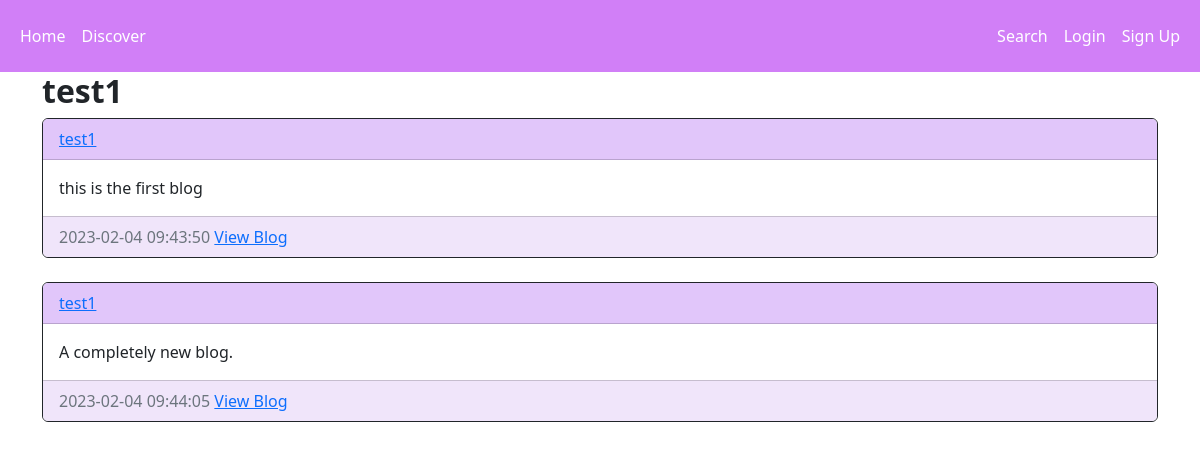
Screenshot of /user/test1/blogs with the database file from the repository.
### application/models.py (models this page shows, shortened)
class User(db.Model, UserMixin):
    __tablename__ = 'user'
    id = db.Column(db.Integer, primary_key=True, autoincrement=True)
    username = db.Column(db.String, unique=True)
    password = db.Column(db.String)
    email = db.Column(db.String, unique=True)
    doj = db.Column(db.DateTime(timezone=True), default=func.now())
    followed = db.relationship('User', secondary=followers, primaryjoin=(followers.c.follower_id == id), secondaryjoin=(followers.c.followed_id == id), backref=db.backref('followers', lazy='dynamic'), lazy='dynamic')
    posts = db.relationship('Blog', backref='user', passive_deletes=True)

class Blog(db.Model):
    __tablename__ = 'blog'
    id = db.Column(db.Integer, primary_key=True, autoincrement=True)
    title = db.Column(db.String)
    caption = db.Column(db.String)
    imageURL = db.Column(db.String)
    timestamp = db.Column(db.DateTime(timezone=True), default=func.now())
    author = db.Column(db.Integer, db.ForeignKey('user.id', ondelete="CASCADE"), nullable=False)

### application/controllers.py (the view)
@controllers.route("/<name>/blogs", methods=["GET"])
def posts_display(name):
    userreq = User.query.filter_by(username=name).first()
    blogs = userreq.posts
    return render_template("posts.html", logged_user=current_user, display_user=userreq, posts=blogs)

### templates/posts.html (shortened to what this page needs)
{% extends "base.html" %}
{% block content %}
<div class="container">
    {% if display_user %}
        <h2 class="fs-2 fw-bold">{{display_user.username}}</h2>
    {% else %}
        <h2 class="fs-2 fw-bold">{{logged_user.username}}</h2>
    {% endif %}
    {% for post in posts %}
        <div class="card border-dark">
            <div class="card-header d-flex justify-content-between align-items-center" style="background-color: rgb(225, 198, 250);">
                <a href="{{ url_for('controllers.userpage', name=post.user.username) }}">{{post.user.username}}</a>
            </div>
            <div style="transform: rotate(0);">
            <div class="card-body">
                <div class="card-text text-truncate text-overflow">{{post.caption|safe}}</div>
            </div>
            <div class="card-footer text-muted" style="background-color: rgb(240, 229, 250);">{{post.timestamp}} <a href="#" class="stretched-link">View Blog</a></div>
            </div>
        </div>
        <br/>
    {% endfor %}
</div>
{% endblock %}

### rows the page displays
User: username "test1"
Blog: user.username "test1", caption "this is the first blog", timestamp "2023-02-04 09:43:50"
Blog: user.username "test1", caption "A completely new blog.", timestamp "2023-02-04 09:44:05"
